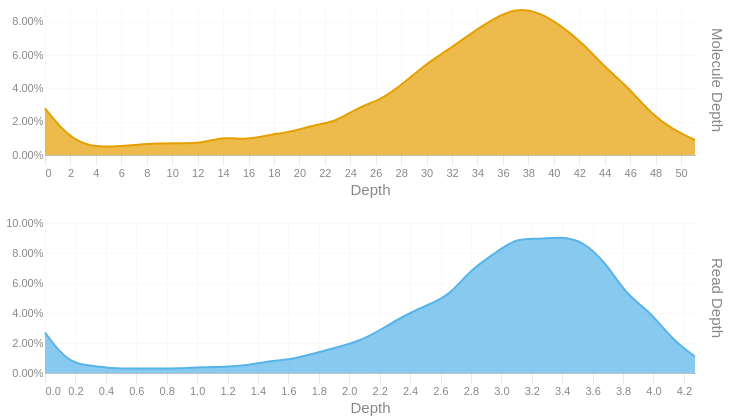

Notebook code for this chart:
### Code cell
readdep = depth_hist(tb['Read Depth'], q99, 3)
readdep = readdep.with_columns(pl.lit('Read Depth').alias('Metric'))
if not SKIPLR:
    moldep = depth_hist(tb['Molecule Depth'], mol_q99, 1)
    moldep = moldep.with_columns(pl.lit('Molecule Depth').alias('Metric'))
    _hist = pl.concat([readdep, moldep])
    _hist = _hist.filter(pl.col('Proportion') != 0)
    with SafeRender(_hist):
        (
            alt.Chart(_hist)        
            .mark_area(interpolate = "basis")
            .encode(
                x=alt.X('Bin:Q').scale(domainMin=0).axis(alt.Axis(title='Depth')),
                y = alt.Y('Proportion:Q', title = None).axis(format = '.2%'),
                color = alt.Color('Metric:N').legend(None),
                row = alt.Row("Metric:N").header(title = None, labelOrient = 'right'),
                tooltip = [
                    alt.Tooltip("Metric:N", title = "Metric"),
                    alt.Tooltip('Interval:N', title = "Depth Interval"),
                    alt.Tooltip('Proportion:Q', title = "% Alignments").format('.2%')
                ]
            )
            .resolve_scale(x='independent', y='independent')
            .properties(
                height = 150, width = 650,
                usermeta={'embedOptions': {'downloadFileName': f'{samplename}.depth.hist'}}
            )
        ).display()
else:
    readdep = readdep.filter(pl.col('Proportion') != 0)
    with SafeRender(readdep):
        (
            alt.Chart(readdep)        
            .mark_area(interpolate = "basis")
            .encode(
                x=alt.X('Bin:Q').scale(domainMin=0).axis(alt.Axis(title='Depth')),
                y = alt.Y('Proportion:Q', title = None).axis(format = '.2%'),
                tooltip = [
                    alt.Tooltip('Interval:N', title = "Depth Interval"),
                    alt.Tooltip('Proportion:Q', title = "% Alignments").format('.2%')
                ]
            )
            .properties(
                usermeta={'embedOptions': {'downloadFileName': f'{samplename}.depth.hist'}}
            )
        ).display()

### Figure 1 — Vega-Lite specification as saved in the notebook (floating-point values rounded to 4 significant figures)
{"width": 650, "height": 150, "config": {"title": {"anchor": "start", "dy": -15, "fontSize": 18, "color": "#888888", "subtitleColor": "#888888", "subtitleFontSize": 14}, "arc": {"fill": "#0072B2"}, "axis": {"domainColor": "#888888", "domainWidth": 0.5, "gridWidth": 0.2, "grid": false, "titleFontWeight": 400, "titleFontSize": 15, "labelFontSize": 11, "labelColor": "#888888", "tickColor": "#888888", "tickWidth": 0.2, "titleColor": "#888888"}, "axisBand": {"grid": false}, "axisX": {"grid": true, "tickSize": 10, "domainCap": "round"}, "axisY": {"domain": false, "grid": true, "tickSize": 0, "domainCap": "round"}, "background": "transparent", "header": {"labelFontSize": 15, "labelColor": "#888888", "titleFontSize": 15, "titleFontWeight": 600, "titleColor": "#888888"}, "legend": {"labelFont": "sans-serif", "labelFontSize": 12, "labelColor": "#888888", "symbolSize": 100, "symbolType": "circle", "titleFontSize": 12, "titlePadding": 10, "titleColor": "#888888", "title": null}, "range": {"category": ["#E69F00", "#56B4E9", "#009E73", "#F0E442", "#0072B2", "#D55E00", "#CC79A7", "#000000"], "diverging": ["#cfe8f3", "#a2d4ec", "#73bfe2", "#46abdb", "#1696d2", "#12719e"]}, "area": {"fill": "#0072B2", "fillOpacity": 0.7, "line": true, "strokeOpacity": 0.7}, "line": {"color": "#0072B2", "stroke": "#0072B2", "strokeWidth": 2}, "trail": {"color": "#0072B2", "stroke": "#0072B2", "strokeWidth": 0, "size": 1}, "point": {"filled": true, "fillOpacity": 1.0, "size": 95}, "text": {"color": "#888888", "fontSize": 11, "align": "right", "fontWeight": 400, "size": 11}, "bar": {"fill": "#0072B2", "stroke": null}, "view": {"stroke": null, "continuousWidth": 660, "continuousHeight": 400}}, "data": {"name": "data-8931e2c1fb0ba4c05167cf0360268472"}, "mark": {"type": "area", "interpolate": "basis"}, "encoding": {"color": {"field": "Metric", "legend": null, "type": "nominal"}, "row": {"field": "Metric", "header": {"title": null, "labelOrient": "right"}, "type": "nominal"}, "tooltip": [{"field": "Metric", "title": "Metric", "type": "nominal"}, {"field": "Interval", "title": "Depth Interval", "type": "nominal"}, {"field": "Proportion", "format": ".2%", "title": "% Alignments", "type": "quantitative"}], "x": {"axis": {"title": "Depth"}, "field": "Bin", "scale": {"domainMin": 0}, "type": "quantitative"}, "y": {"axis": {"format": ".2%"}, "field": "Proportion", "title": null, "type": "quantitative"}}, "resolve": {"scale": {"x": "independent", "y": "independent"}}, "usermeta": {"embedOptions": {"downloadFileName": "S3_Annapolis_282.depth.hist"}}, "$schema": "https://vega.github.io/schema/vega-lite/v6.1.0.json", "datasets": {"data-8931e2c1fb0ba4c05167cf0360268472": [{"Bin": 0.0, "Interval": "0.0-0.147", "Proportion": 0.027, "Metric": "Read Depth"}, {"Bin": 0.147, "Interval": "0.147-0.295", "Proportion": 0.007, "Metric": "Read Depth"}, {"Bin": 0.295, "Interval": "0.295-0.442", "Proportion": 0.005, "Metric": "Read Depth"}, {"Bin": 0.442, "Interval": "0.442-0.589", "Proportion": 0.003, "Metric": "Read Depth"}, {"Bin": 0.589, "Interval": "0.589-0.737", "Proportion": 0.003, "Metric": "Read Depth"}, {"Bin": 0.737, "Interval": "0.737-0.884", "Proportion": 0.003, "Metric": "Read Depth"}, {"Bin": 0.884, "Interval": "0.884-1.031", "Proportion": 0.003, "Metric": "Read Depth"}, {"Bin": 1.031, "Interval": "1.031-1.179", "Proportion": 0.004, "Metric": "Read Depth"}, {"Bin": 1.179, "Interval": "1.179-1.326", "Proportion": 0.004, "Metric": "Read Depth"}, {"Bin": 1.326, "Interval": "1.326-1.473", "Proportion": 0.005, "Metric": "Read Depth"}, {"Bin": 1.473, "Interval": "1.473-1.621", "Proportion": 0.008, "Metric": "Read Depth"}, {"Bin": 1.621, "Interval": "1.621-1.768", "Proportion": 0.009, "Metric": "Read Depth"}, {"Bin": 1.768, "Interval": "1.768-1.915", "Proportion": 0.013, "Metric": "Read Depth"}, {"Bin": 1.915, "Interval": "1.915-2.063", "Proportion": 0.017, "Metric": "Read Depth"}, {"Bin": 2.063, "Interval": "2.063-2.21", "Proportion": 0.021, "Metric": "Read Depth"}, {"Bin": 2.21, "Interval": "2.21-2.357", "Proportion": 0.029, "Metric": "Read Depth"}, {"Bin": 2.357, "Interval": "2.357-2.505", "Proportion": 0.038, "Metric": "Read Depth"}, {"Bin": 2.505, "Interval": "2.505-2.652", "Proportion": 0.045, "Metric": "Read Depth"}, {"Bin": 2.652, "Interval": "2.652-2.799", "Proportion": 0.051, "Metric": "Read Depth"}, {"Bin": 2.799, "Interval": "2.799-2.947", "Proportion": 0.069, "Metric": "Read Depth"}, {"Bin": 2.947, "Interval": "2.947-3.094", "Proportion": 0.079, "Metric": "Read Depth"}, {"Bin": 3.094, "Interval": "3.094-3.241", "Proportion": 0.09, "Metric": "Read Depth"}, {"Bin": 3.241, "Interval": "3.241-3.389", "Proportion": 0.089, "Metric": "Read Depth"}, {"Bin": 3.389, "Interval": "3.389-3.536", "Proportion": 0.091, "Metric": "Read Depth"}, {"Bin": 3.536, "Interval": "3.536-3.683", "Proportion": 0.088, "Metric": "Read Depth"}, {"Bin": 3.683, "Interval": "3.683-3.831", "Proportion": 0.074, "Metric": "Read Depth"}, {"Bin": 3.831, "Interval": "3.831-3.978", "Proportion": 0.051, "Metric": "Read Depth"}, {"Bin": 3.978, "Interval": "3.978-4.125", "Proportion": 0.041, "Metric": "Read Depth"}, {"Bin": 4.125, "Interval": "4.125-4.273", "Proportion": 0.022, "Metric": "Read Depth"}, {"Bin": 4.273, "Interval": "4.273-4.42", "Proportion": 0.011, "Metric": "Read Depth"}, {"Bin": 0.0, "Interval": "0.0-1.8", "Proportion": 0.028, "Metric": "Molecule Depth"}, {"Bin": 1.8, "Interval": "1.8-3.5", "Proportion": 0.011, "Metric": "Molecule Depth"}, {"Bin": 3.5, "Interval": "3.5-5.3", "Proportion": 0.005, "Metric": "Molecule Depth"}, {"Bin": 5.3, "Interval": "5.3-7.1", "Proportion": 0.005, "Metric": "Molecule Depth"}, {"Bin": 7.1, "Interval": "7.1-8.8", "Proportion": 0.006, "Metric": "Molecule Depth"}, {"Bin": 8.8, "Interval": "8.8-10.6", "Proportion": 0.007, "Metric": "Molecule Depth"}, {"Bin": 10.6, "Interval": "10.6-12.3", "Proportion": 0.007, "Metric": "Molecule Depth"}, {"Bin": 12.3, "Interval": "12.3-14.1", "Proportion": 0.007, "Metric": "Molecule Depth"}, {"Bin": 14.1, "Interval": "14.1-15.9", "Proportion": 0.011, "Metric": "Molecule Depth"}, {"Bin": 15.9, "Interval": "15.9-17.6", "Proportion": 0.009, "Metric": "Molecule Depth"}, {"Bin": 17.6, "Interval": "17.6-19.4", "Proportion": 0.012, "Metric": "Molecule Depth"}, {"Bin": 19.4, "Interval": "19.4-21.2", "Proportion": 0.014, "Metric": "Molecule Depth"}, {"Bin": 21.2, "Interval": "21.2-22.9", "Proportion": 0.018, "Metric": "Molecule Depth"}, {"Bin": 22.9, "Interval": "22.9-24.7", "Proportion": 0.02, "Metric": "Molecule Depth"}, {"Bin": 24.7, "Interval": "24.7-26.4", "Proportion": 0.029, "Metric": "Molecule Depth"}, {"Bin": 26.4, "Interval": "26.4-28.2", "Proportion": 0.033, "Metric": "Molecule Depth"}, {"Bin": 28.2, "Interval": "28.2-30.0", "Proportion": 0.043, "Metric": "Molecule Depth"}, {"Bin": 30.0, "Interval": "30.0-31.7", "Proportion": 0.055, "Metric": "Molecule Depth"}, {"Bin": 31.7, "Interval": "31.7-33.5", "Proportion": 0.063, "Metric": "Molecule Depth"}, {"Bin": 33.5, "Interval": "33.5-35.3", "Proportion": 0.073, "Metric": "Molecule Depth"}, {"Bin": 35.3, "Interval": "35.3-37.0", "Proportion": 0.082, "Metric": "Molecule Depth"}, {"Bin": 37.0, "Interval": "37.0-38.8", "Proportion": 0.088, "Metric": "Molecule Depth"}, {"Bin": 38.8, "Interval": "38.8-40.5", "Proportion": 0.086, "Metric": "Molecule Depth"}, {"Bin": 40.5, "Interval": "40.5-42.3", "Proportion": 0.078, "Metric": "Molecule Depth"}, {"Bin": 42.3, "Interval": "42.3-44.1", "Proportion": 0.067, "Metric": "Molecule Depth"}, {"Bin": 44.1, "Interval": "44.1-45.8", "Proportion": 0.052, "Metric": "Molecule Depth"}, {"Bin": 45.8, "Interval": "45.8-47.6", "Proportion": 0.041, "Metric": "Molecule Depth"}, {"Bin": 47.6, "Interval": "47.6-49.4", "Proportion": 0.025, "Metric": "Molecule Depth"}, {"Bin": 49.4, "Interval": "49.4-51.1", "Proportion": 0.015, "Metric": "Molecule Depth"}, {"Bin": 51.1, "Interval": "51.1-52.88", "Proportion": 0.009, "Metric": "Molecule Depth"}]}}
